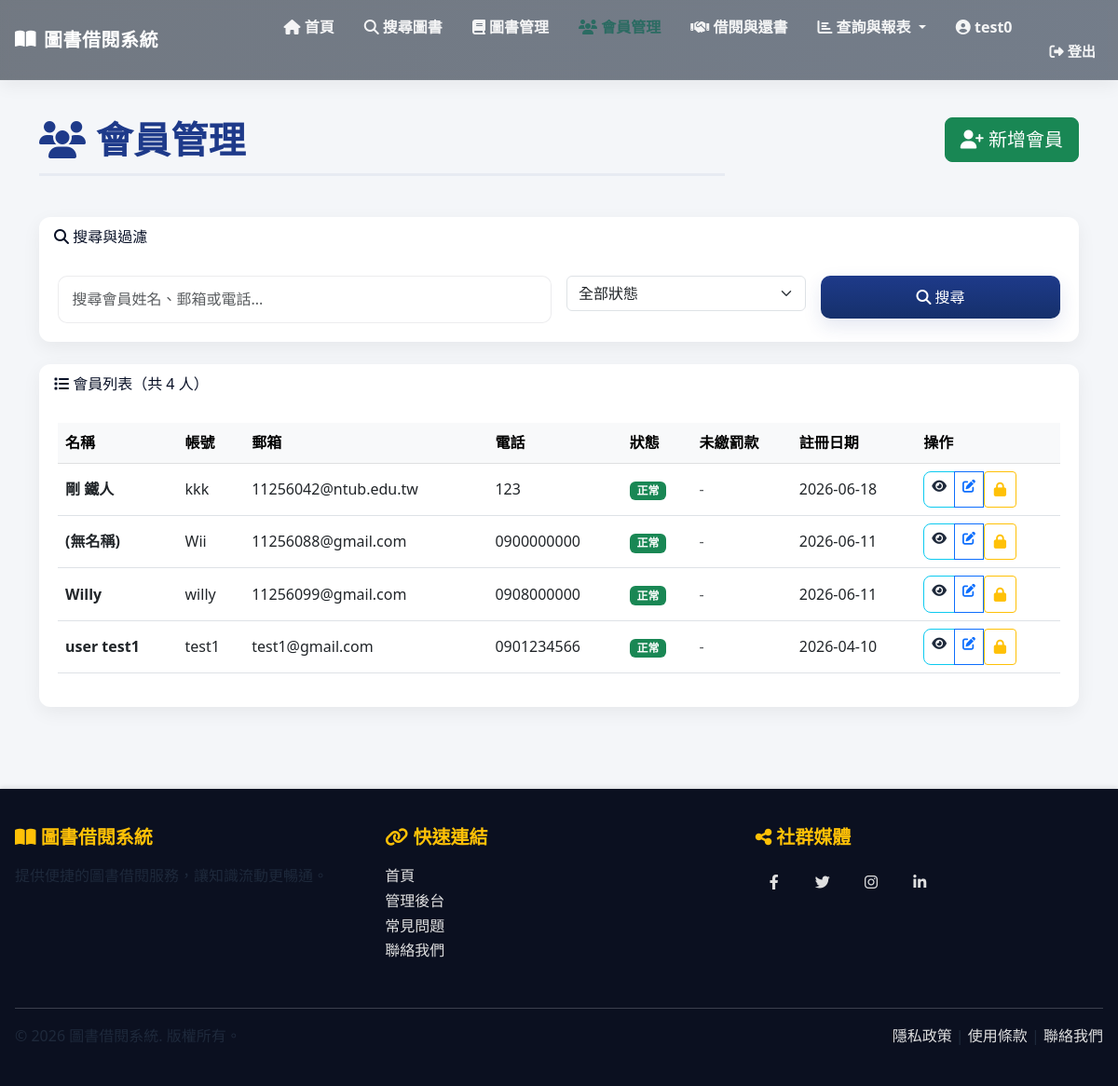
Screenshot of /members/ (signed in) with the database file from the repository.
### library/models.py (models this page shows, shortened)
class Member(models.Model):
    STATUS_CHOICES = [
        ('active', '正常'),
        ('suspended', '停權'),
    ]
    user = models.OneToOneField(
        User,
        on_delete=models.CASCADE,
        related_name='member_profile',
        verbose_name='帳號',
        help_text='關聯的系統帳號'
    )
    phone = models.CharField(
        max_length=20,
        verbose_name='電話',
        help_text='會員聯絡電話'
    )
    registration_date = models.DateTimeField(
        auto_now_add=True,
        verbose_name='註冊日期',
        help_text='會員註冊時間'
    )
    status = models.CharField(
        max_length=20,
        choices=STATUS_CHOICES,
        default='active',
        verbose_name='會員狀態',
        help_text='會員當前狀態（正常/停權）'
    )
    outstanding_fine = models.DecimalField(
        max_digits=10,
        decimal_places=2,
        default=0,
        verbose_name='未繳罰款總額',
        help_text='會員目前未繳納的罰款總額'
    )
    class Meta:
        verbose_name = '會員'
        verbose_name_plural = '會員'
        ordering = ['-registration_date']

### library/views.py (the view, shortened to what this page needs)
# urls.py: path('members/', views.MemberListView.as_view(), name='member_list'),
class MemberListView(StaffOnlyMixin, NoCacheMixin, ListView):
    model = Member
    template_name = 'member/member_list.html'
    context_object_name = 'members'
    paginate_by = 20
    def get_queryset(self):
        queryset = Member.objects.select_related('user').all()
        search_query = self.request.GET.get('search')
        status = self.request.GET.get('status')
        if status:
            queryset = queryset.filter(status=status)
        return queryset.order_by('-registration_date')
    def get_context_data(self, **kwargs):
        context = super().get_context_data(**kwargs)
        context['search_query'] = self.request.GET.get('search', '')
        return context

### library/templates/member/member_list.html (shortened to what this page needs)
{% extends "base.html" %}
{% block content %}
<div class="row mb-4">
    <div class="col-md-8">
        <h1 class="page-title">
            <i class="fas fa-users"></i> 會員管理
        </h1>
    </div>
    <div class="col-md-4 text-end">
        <a href="{% url 'library:member_create' %}" class="btn btn-success btn-lg">
            <i class="fas fa-user-plus"></i> 新增會員
        </a>
    </div>
</div>
<div class="card mb-4">
    <div class="card-header">
        <i class="fas fa-search"></i> 搜尋與過濾
    </div>
    <div class="card-body">
        <form method="get" class="row g-3">
            <div class="col-md-6">
                <input type="text" name="search" class="form-control"
                       placeholder="搜尋會員姓名、郵箱或電話..."
                       value="{{ search_query }}">
            </div>
            <div class="col-md-3">
                <select name="status" class="form-select">
                    <option value="">全部狀態</option>
                </select>
            </div>
            <div class="col-md-3">
                <button type="submit" class="btn btn-primary w-100">
                    <i class="fas fa-search"></i> 搜尋
                </button>
            </div>
        </form>
    </div>
</div>
<div class="card">
    <div class="card-header">
        <i class="fas fa-list"></i> 會員列表（共 {{ paginator.count }} 人）
    </div>
    <div class="card-body">
        {% if members %}
        <div class="table-responsive">
            <table class="table table-hover align-middle">
                <thead class="table-light">
                    <tr>
                        <th>名稱</th>
                        <th>帳號</th>
                        <th>郵箱</th>
                        <th>電話</th>
                        <th>狀態</th>
                        <th>未繳罰款</th>
                        <th>註冊日期</th>
                        <th>操作</th>
                    </tr>
                </thead>
                <tbody>
                    {% for member in members %}
                    <tr>
                        <td>
                            <strong>{{ member.user.get_full_name|default:"(無名稱)" }}</strong>
                        </td>
                        <td>{{ member.user.username }}</td>
                        <td>{{ member.user.email }}</td>
                        <td>{{ member.phone }}</td>
                        <td>
                            {% if member.status == 'active' %}
                                <span class="badge bg-success">正常</span>
                            {% else %}
                                <span class="badge bg-danger">停權</span>
                            {% endif %}
                        </td>
                        <td>
                            {% if member.outstanding_fine > 0 %}
                                <span class="badge bg-warning">NT$ {{ member.outstanding_fine }}</span>
                            {% else %}
                                <span class="text-muted">-</span>
                            {% endif %}
                        </td>
                        <td>{{ member.registration_date|date:"Y-m-d" }}</td>
                        <td>
                            <div class="btn-group btn-group-sm" role="group">
                                <a href="{% url 'library:member_detail' member.pk %}" class="btn btn-outline-info"
                                   title="查看詳情">
                                    <i class="fas fa-eye"></i>
                                </a>
                                <a href="{% url 'library:member_edit' member.pk %}" class="btn btn-outline-primary"
                                   title="編輯">
                                    <i class="fas fa-edit"></i>
                                </a>
                                <form method="post" action="{% url 'library:member_toggle_status' member.pk %}"
                                      style="display:inline;"
                                      onsubmit="return confirm('確定要{% if member.status == 'active' %}停權{% else %}解鎖{% endif %}此會員嗎？');">
                                    {% if member.status == 'active' %}
                                        <button type="submit" class="btn btn-outline-warning btn-sm" title="停權">
                                            <i class="fas fa-lock"></i>
                                        </button>
                                    {% else %}
                                        <button type="submit" class="btn btn-outline-success btn-sm" title="解鎖">
                                            <i class="fas fa-unlock"></i>
                                        </button>
                                    {% endif %}
                                </form>
                            </div>
                        </td>
                    </tr>
                    {% endfor %}
                </tbody>
            </table>
        </div>
        {% endif %}
    </div>
</div>
{% endblock %}

### library/templates/base.html (shortened to what this page needs)
{% load static %}
<!DOCTYPE html>
<html lang="zh-TW">
<head>
    <link href="https://cdn.jsdelivr.net/npm/bootstrap@5.3.0/dist/css/bootstrap.min.css" rel="stylesheet">
    <link href="https://cdnjs.cloudflare.com/ajax/libs/font-awesome/6.4.0/css/all.min.css" rel="stylesheet">
    <link rel="stylesheet" href="{% static 'css/site.css' %}">
    <link href="https://cdnjs.cloudflare.com/ajax/libs/aos/2.3.4/aos.css" rel="stylesheet">
</head>
<body>
    <nav class="navbar navbar-expand-lg navbar-dark sticky-top">
        <div class="container-fluid">
            <a class="navbar-brand" href="{% url 'library:home' %}">
                <i class="fas fa-book-open"></i> 圖書借閱系統
            </a>
            <div class="collapse navbar-collapse" id="navbarNav">
                <ul class="navbar-nav ms-auto">
                    <li class="nav-item">
                        <a class="nav-link" href="{% url 'library:home' %}">
                            <i class="fas fa-home"></i> 首頁
                        </a>
                    </li>
                    <li class="nav-item">
                        <a class="nav-link" href="{% url 'library:search_book' %}">
                            <i class="fas fa-search"></i> 搜尋圖書
                        </a>
                    </li>
                    {% if request.user.is_staff %}
                    <li class="nav-item">
                        <a class="nav-link" href="{% url 'library:book_list' %}">
                            <i class="fas fa-book"></i> 圖書管理
                        </a>
                    </li>
                    <li class="nav-item">
                        <a class="nav-link" href="{% url 'library:member_list' %}">
                            <i class="fas fa-users"></i> 會員管理
                        </a>
                    </li>
                    <li class="nav-item">
                        <a class="nav-link" href="{% url 'library:borrow_create' %}">
                            <i class="fas fa-handshake"></i> 借閱與還書
                        </a>
                    </li>
                    <li class="nav-item dropdown">
                        <a class="nav-link dropdown-toggle" href="#" id="reportsDropdown" role="button" data-bs-toggle="dropdown" aria-expanded="false">
                            <i class="fas fa-chart-bar"></i> 查詢與報表
                        </a>
                    </li>
                    {% endif %}
                    <li class="nav-item">
                        {% if request.user.is_authenticated %}
                            <a class="nav-link me-2" href="{% url 'library:profile' %}">
                                <i class="fas fa-user-circle"></i> {{ request.user.get_full_name|default:request.user.username }}
                            </a>
                        {% endif %}
                    </li>
                    <li class="nav-item">
                        {% if request.user.is_authenticated %}
                            <form method="post" action="{% url 'logout' %}" class="d-inline ms-2">
                                <button type="submit" class="nav-link btn btn-outline-light btn-sm">
                                    <i class="fas fa-sign-out-alt"></i> 登出
                                </button>
                            </form>
                        {% endif %}
                    </li>
                </ul>
            </div>
        </div>
    </nav>
    <main class="main-container">
        <div class="container">
            {% block content %}{% endblock %}
        </div>
    </main>
    <footer>
        <div class="container-fluid">
            <div class="row mb-4">
                <div class="col-md-4 mb-3 mb-md-0">
                    <h5><i class="fas fa-book-open"></i> 圖書借閱系統</h5>
                    <p>提供便捷的圖書借閱服務，讓知識流動更暢通。</p>
                </div>
                <div class="col-md-4 mb-3 mb-md-0">
                    <h5><i class="fas fa-link"></i> 快速連結</h5>
                    <ul class="list-unstyled">
                        <li><a href="/">首頁</a></li>
                        <li><a href="/admin">管理後台</a></li>
                        <li><a href="#">常見問題</a></li>
                        <li><a href="#">聯絡我們</a></li>
                    </ul>
                </div>
                <div class="col-md-4">
                    <h5><i class="fas fa-share-alt"></i> 社群媒體</h5>
                    <div class="social-links">
                        <a href="#" title="Facebook"><i class="fab fa-facebook-f"></i></a>
                        <a href="#" title="Twitter"><i class="fab fa-twitter"></i></a>
                        <a href="#" title="Instagram"><i class="fab fa-instagram"></i></a>
                        <a href="#" title="LinkedIn"><i class="fab fa-linkedin-in"></i></a>
                    </div>
                </div>
            </div>
            <div class="footer-divider">
                <div class="row">
                    <div class="col-md-6">
                        <p class="mb-0">&copy; 2026 圖書借閱系統. 版權所有。</p>
                    </div>
                    <div class="col-md-6 text-md-end">
                        <p class="mb-0">
                            <a href="#">隱私政策</a> |
                            <a href="#">使用條款</a> |
                            <a href="#">聯絡我們</a>
                        </p>
                    </div>
                </div>
            </div>
        </div>
    </footer>
</body>
</html>

### rows the page displays
Member: user.get_full_name "剛 鐵人", user.username "kkk", user.email "11256042@ntub.edu.tw", phone "123", status "正常", registration_date "2026-06-18"
Member: user.get_full_name "(無名稱)", user.username "Wii", user.email "11256088@gmail.com", phone "0900000000", status "正常", registration_date "2026-06-11"
Member: user.get_full_name "Willy", user.username "willy", user.email "11256099@gmail.com", phone "0908000000", status "正常", registration_date "2026-06-11"
Member: user.get_full_name "user test1", user.username "test1", user.email "test1@gmail.com", phone "0901234566", status "正常", registration_date "2026-04-10"

### other values shown
{{ request.user.get_full_name|default:request.user.username }} "test0"
{{ paginator.count }} "4"
